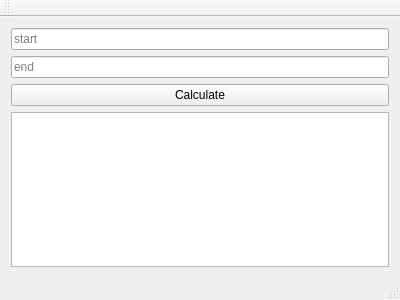
<?xml version="1.0" encoding="UTF-8"?>
<ui version="4.0">
 <class>MainWindow</class>
 <widget class="QMainWindow" name="MainWindow">
  <property name="geometry">
   <rect>
    <x>0</x>
    <y>0</y>
    <width>400</width>
    <height>300</height>
   </rect>
  </property>
  <property name="windowTitle">
   <string>MainWindow</string>
  </property>
  <widget class="QWidget" name="centralWidget">
   <layout class="QGridLayout" name="gridLayout">
    <item row="0" column="0">
     <layout class="QVBoxLayout" name="verticalLayout">
      <item>
       <widget class="QLineEdit" name="startEdit">
        <property name="text">
         <string/>
        </property>
        <property name="placeholderText">
         <string>start</string>
        </property>
       </widget>
      </item>
      <item>
       <widget class="QLineEdit" name="endEdit">
        <property name="text">
         <string/>
        </property>
        <property name="placeholderText">
         <string>end</string>
        </property>
       </widget>
      </item>
      <item>
       <widget class="QPushButton" name="sendButton">
        <property name="text">
         <string>Calculate</string>
        </property>
       </widget>
      </item>
      <item>
       <widget class="QTextEdit" name="resultEdit">
        <property name="readOnly">
         <bool>true</bool>
        </property>
       </widget>
      </item>
     </layout>
    </item>
   </layout>
  </widget>
  <widget class="QMenuBar" name="menuBar">
   <property name="geometry">
    <rect>
     <x>0</x>
     <y>0</y>
     <width>400</width>
     <height>22</height>
    </rect>
   </property>
  </widget>
  <widget class="QToolBar" name="mainToolBar">
   <attribute name="toolBarArea">
    <enum>TopToolBarArea</enum>
   </attribute>
   <attribute name="toolBarBreak">
    <bool>false</bool>
   </attribute>
  </widget>
  <widget class="QStatusBar" name="statusBar"/>
 </widget>
 <layoutdefault spacing="6" margin="11"/>
 <resources/>
 <connections/>
</ui>
